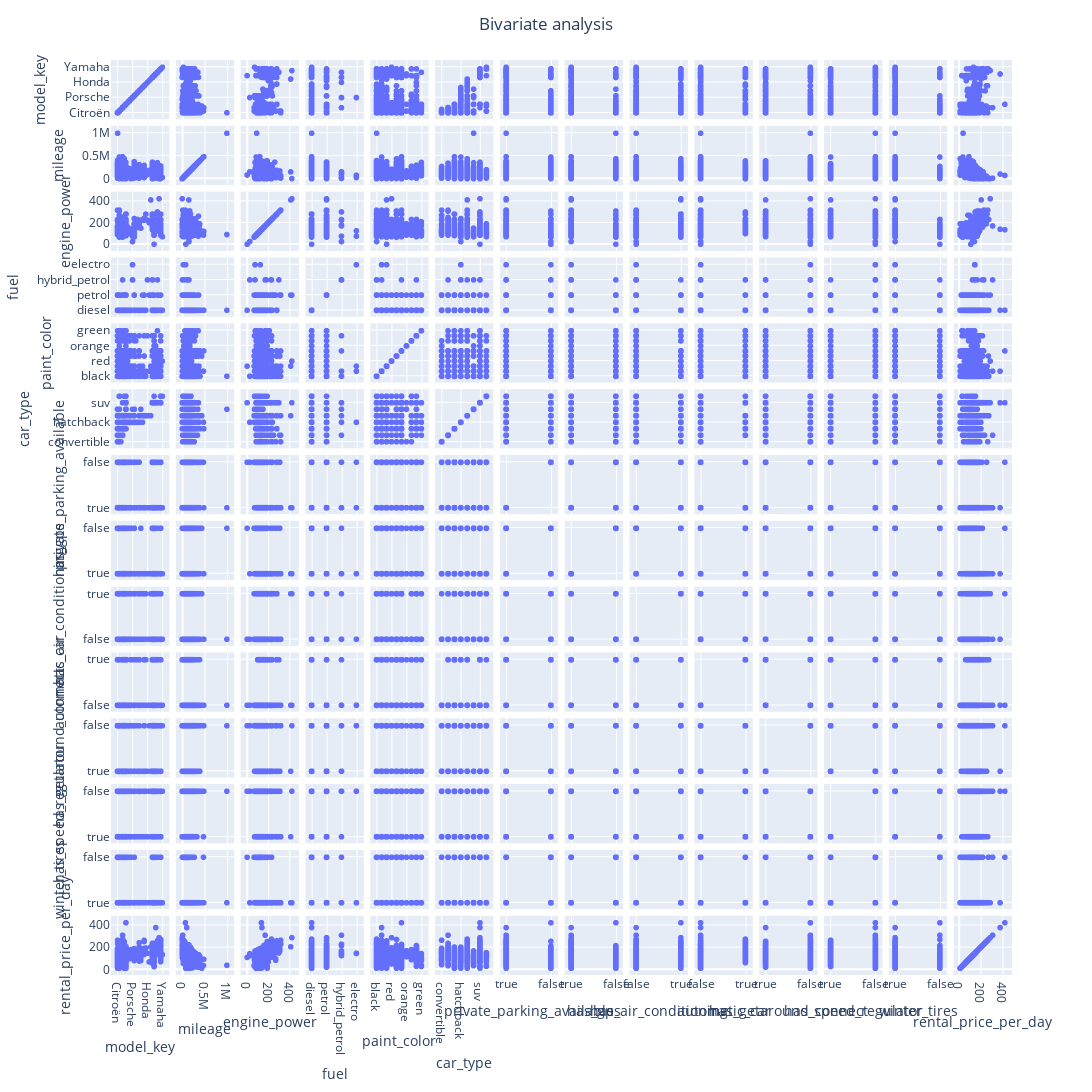

The notebook cell this image was saved under:
### Code cell
# Visualize pairwise dependencies
fig = px.scatter_matrix(working)
fig.update_layout(
        title = go.layout.Title(text = "Bivariate analysis", x = 0.5), showlegend = False, 
        autosize=False, height=1500, width =1500)
fig.show()

### Figure 1 — Plotly figure (JSON) as saved in the notebook; plotly's stock layout.template omitted (floating-point values rounded to 4 significant figures; data arrays with more than 128 entries replaced by an {"elided": "..."} marker saying what was removed)
{"data": [{"dimensions": [{"axis": {"matches": true}, "label": "model_key", "values": {"elided": "4843 str values"}}, {"axis": {"matches": true}, "label": "mileage", "values": {"elided": "4843 int values"}}, {"axis": {"matches": true}, "label": "engine_power", "values": {"elided": "4843 int values"}}, {"axis": {"matches": true}, "label": "fuel", "values": {"elided": "4843 str values"}}, {"axis": {"matches": true}, "label": "paint_color", "values": {"elided": "4843 str values"}}, {"axis": {"matches": true}, "label": "car_type", "values": {"elided": "4843 str values"}}, {"axis": {"matches": true}, "label": "private_parking_available", "values": {"elided": "4843 bool values"}}, {"axis": {"matches": true}, "label": "has_gps", "values": {"elided": "4843 bool values"}}, {"axis": {"matches": true}, "label": "has_air_conditioning", "values": {"elided": "4843 bool values"}}, {"axis": {"matches": true}, "label": "automatic_car", "values": {"elided": "4843 bool values"}}, {"axis": {"matches": true}, "label": "has_getaround_connect", "values": {"elided": "4843 bool values"}}, {"axis": {"matches": true}, "label": "has_speed_regulator", "values": {"elided": "4843 bool values"}}, {"axis": {"matches": true}, "label": "winter_tires", "values": {"elided": "4843 bool values"}}, {"axis": {"matches": true}, "label": "rental_price_per_day", "values": {"elided": "4843 int values"}}], "hovertemplate": "%{xaxis.title.text}=%{x}<br>%{yaxis.title.text}=%{y}<extra></extra>", "legendgroup": "", "marker": {"color": "#636efa", "symbol": "circle"}, "name": "", "showlegend": false, "type": "splom"}], "layout": {"autosize": false, "dragmode": "select", "height": 1500, "legend": {"tracegroupgap": 0}, "margin": {"t": 60}, "showlegend": false, "title": {"text": "Bivariate analysis", "x": 0.5}, "width": 1500}}
